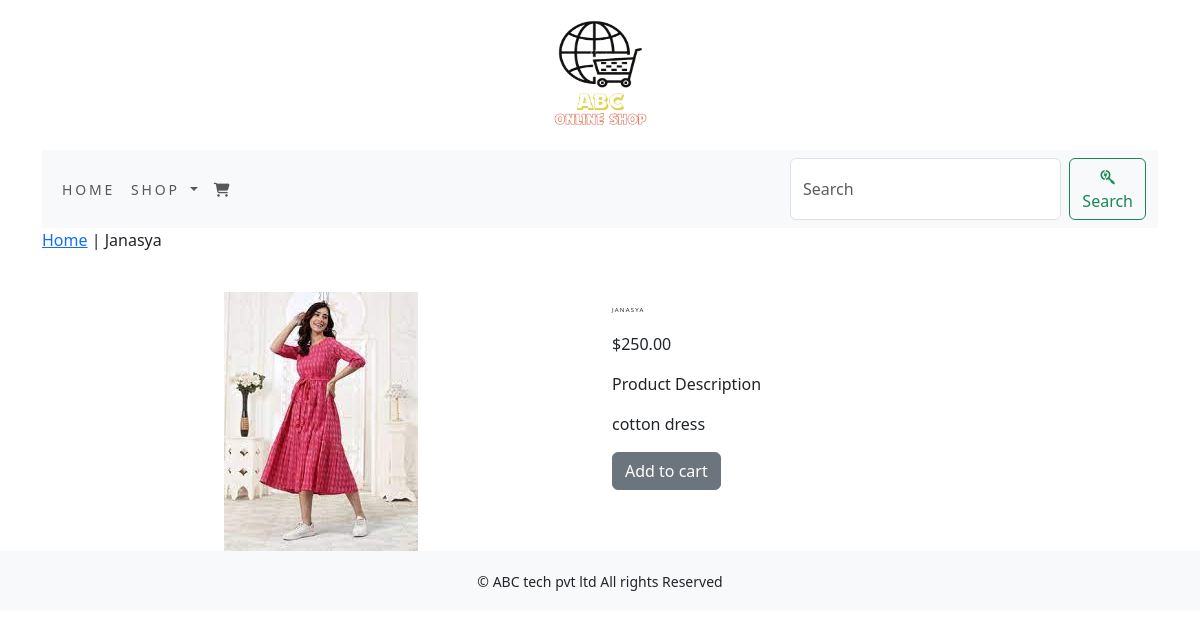
Screenshot of /shop/cotton-dress/janasya/ with the database file from the repository.
### shop/models.py (models this page shows, shortened)
class Product(models.Model):
    name = models.CharField(max_length=250, unique=True)
    slug = models.SlugField(max_length=250, unique=True)
    description = models.TextField(blank=True)
    price = models.DecimalField(max_digits=10, decimal_places=2)
    category = models.ForeignKey(Category,on_delete=models.CASCADE)
    image = models.ImageField(upload_to='product', blank=True)
    stock = models.IntegerField()
    available = models.BooleanField(default=True)
    created = models.DateTimeField(auto_now_add=True)
    updated = models.DateTimeField(auto_now_add=True)
    class Meta:
        ordering = ('name',)
        verbose_name = 'product'
        verbose_name_plural = 'products'

### shop/views.py (the view)
# urls.py: path('<slug:c_slug>/<slug:product_slug>/', views.proDetail, name='prodCatdetail')
def proDetail(request,c_slug,product_slug):
    try:
        product = Product.objects.get(category__slug=c_slug,slug=product_slug)
    except Exception as e:
        raise e
    return render(request, 'product.html', {'product': product})

### shop/context_processors.py (called while the page is built)
def menu_links(request):
    links=Category.objects.all()
    return dict(links=links)

### shop/models.py (called while the page is built)
    def get_url(self):
        return reverse('shop:products_by_category', args=[self.slug])

### templates/product.html (shortened to what this page needs)
{% extends 'base.html' %}
{% load static %}
{% block content %}
<div>
    <div>
        <p><a href="{% url 'shop:allProdCat' %}">Home</a> | <a href="{{'% product.category.get_url'}}"></a>{{product.name}}</p>
    </div>
</div>
<div class="container">
<br>
<div class="row">
    <div class="col-12 col-sm-12 col-md-12 col-lg-6 text-center">
        <div style="min-width:18rem">
                <img src="{{product.image.url}}" alt="{{product.name}}">
            </div>
        </div>
      <div class="col-12 col-sm-12 col-md-12 col-lg-6">
          <div>
          <h1 class="my_prod_title">{{ product.name}}</h1>
          <p>${{product.price}}</p>
          <p class="my_title">Product Description</p>
          <p class="text-justify my_prod_text">{{product.description}}</p>
          {% if product.stock <= 0 %}
          <p class="text-justify my_prod_text"><b>Out Of Stock</b></p>
          {% else %}
          <a class="btn btn-secondary" href="{% url 'cart:add_cart' product.id %}">Add to cart</a>
          {% endif %}
      </div>
  </div>
  </div>
  </div>
{% endblock %}

### static/css/custom.css (style rules this page uses)
body { font-family: 'Roboto', sans-serif; }
.my_prod_title { font-size:6px; text-transform:uppercase; letter-spacing:.2em; padding-top:15px; padding-bottom:10px; }
.my_prod_text { padding-right:20px; }

### rows the page displays
Product: name "Janasya", image (picture), name "JANASYA", price "250.00", description "cotton dress"
